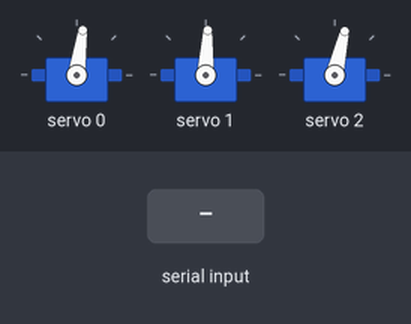
Bench run of a sketch on a simulated Arduino Uno, built with avr-gcc and run on an emulated ATmega328P. Shown: 3 × servo. The inputs (shaded band) are chosen by the test bench.

Above: at 1.2 s.
1.3 s: "90 45\n" received over Serial
At 1.8 s:
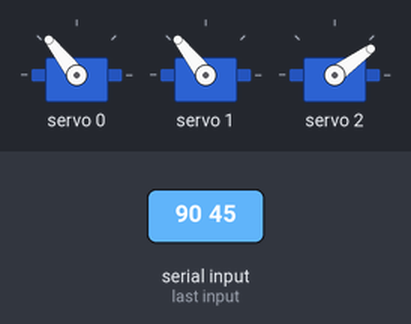
2.8 s: "a90\n" received over Serial
At 4.0 s:
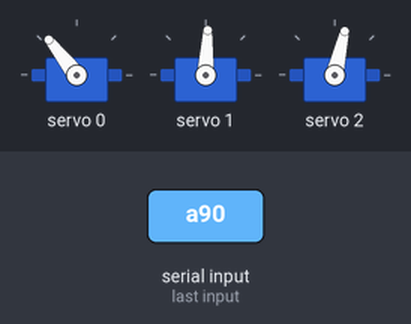
4.3 s: "a 45\n" received over Serial
At 5.2 s:
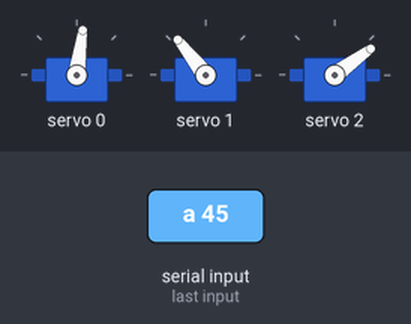
5.8 s: "30 150\n" received over Serial
At 6.4 s:
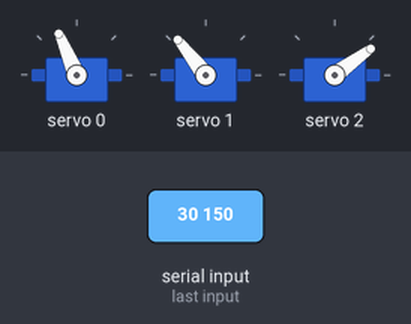
7.3 s: "90\n" received over Serial
At 8.5 s:
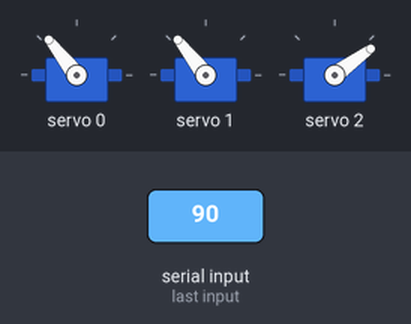
8.8 s: "a" received over Serial
At 9.7 s:
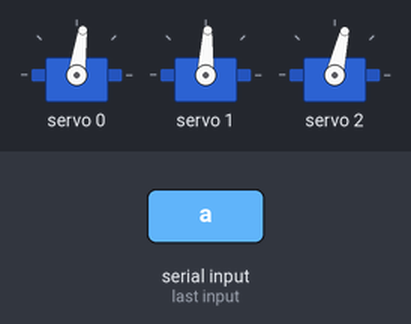
Timing chart, 0 to 11.3 s (numbered marks = the images above; inputs shaded):
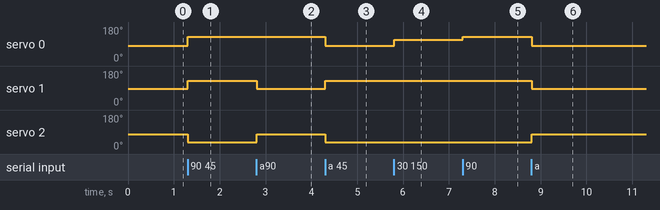

Measured:
- after the input at 1.3 s, servo 0: 82° → 128° at once; servo 1: 87° → 128° at once; servo 2: 77° → 36° at once
- after the input at 2.8 s, servo 1: 128° → 87° at once; servo 2: 36° → 77° at once
- after the input at 4.3 s, servo 0: 128° → 82° at once; servo 1: 87° → 128° at once; servo 2: 77° → 36° at once
- after the input at 5.8 s, servo 0: 82° → 113° at once
- after the input at 7.3 s, servo 0: 113° → 128° at once
- after the input at 8.8 s, servo 0: 128° → 82° at once; servo 1: 128° → 87° at once; servo 2: 36° → 77° at once

The sketch:

RoboDogUMBC.ino
```cpp
#include <PID_v1.h>

#include "Adafruit_PWMServoDriver.h"

// called this way, it uses the default address 0x40
Adafruit_PWMServoDriver pwm = Adafruit_PWMServoDriver();
// you can also call it with a different address you want
//Adafruit_PWMServoDriver pwm = Adafruit_PWMServoDriver(0x41);

// Depending on your servo make, the pulse width min and max may vary, you
// want these to be as small/large as possible without hitting the hard stop
// for max range. You'll have to tweak them as necessary to match the servos you
// have!
#define SERVOMIN  110 // this is the 'minimum' pulse length count (out of 4096)
#define SERVOMAX  575// this is the 'maximum' pulse length count (out of 4096) // 600
#define MINANGLE  45
#define MAXANGLE  135

// our servo # counter
uint8_t servonum = 0;


double hAngle ;
double hNewAngle ;
double hDisplacement ;             // displacement angle
double vAngle ;
double vNewAngle ;
double vDisplacement ;             // displacement angle
const int MaxChars = 4;
char hstrValue[MaxChars+1];
int hindex = 0;
char vstrValue[MaxChars+1];
int vindex = 0;
boolean stringComplete = false;  // whether the string is complete
char inputString[MaxChars+1];         // a String to hold incoming data
int turn ;                       // indicates whether hAngle or hDisplacement is being updated; 0 for horizontal, 1 for vertical

/////////////////////PID VARS
//Define Variables we'll be connecting to
double h_Setpoint, h_Input, h_Output, v_Setpoint, v_Input, v_Output;

//Specify the links and initial tuning parameters
PID h_PID(&hAngle, &h_Output, &hNewAngle, 2,5,0, P_ON_M, DIRECT);
PID v_PID(&vAngle, &v_Output, &vNewAngle, 2,5,0, P_ON_M, DIRECT);
//////////////////////

// convAngle converts a requested angle (0-180) and converts it into pulse length for the servo
unsigned int convAngle(int angle) {
  long long num ;
  num = 31*angle/12 + SERVOMIN ;        // simplified numbers to avoid int overflows
  return num ;
}

void reset() {
  hAngle = 90 ;
  hNewAngle = 90 ;
  vAngle = 95 ;
  vNewAngle = 95 ;
  //Serial.println(itoa(hAngle,inputString,10));
  pwm.setPWM(0,0,convAngle(hAngle)) ;
  pwm.setPWM(1,0,convAngle(vAngle)) ;
  pwm.setPWM(2,0,convAngle(180 - vAngle)) ;
  int turn = 0 ;
}

void setup() {
  Serial.begin(9600);       // activate serial communication at 9600 baud
  //Serial.println("16 channel Servo test!");

  pwm.begin();

  pwm.setPWMFreq(60);  // Analog servos run at ~60 Hz updates

  /*hAngle = 90 ;
  vAngle = 95 ;
  Serial.println(itoa(hAngle,inputString,10));
  pwm.setPWM(0,0,convAngle(hAngle)) ;
  pwm.setPWM(1,0,convAngle(vAngle)) ;
  pwm.setPWM(2,0,convAngle(180 - vAngle)) ;
  int turn = 0 ;*/

  /////////////////////////PID
  //initialize the variables we're linked to
  reset() ;

  //turn the PID on
  h_PID.SetMode(AUTOMATIC);
  v_PID.SetMode(AUTOMATIC);

  h_PID.SetOutputLimits(-255, 255) ;    // specify min and max of PID output
  v_PID.SetOutputLimits(-255, 255) ;
  /////////////////////////////

  yield();
}

// you can use this function if you'd like to set the pulse length in seconds
// e.g. setServoPulse(0, 0.001) is a ~1 millisecond pulse width. its not precise!
void setServoPulse(uint8_t n, double pulse) {
  double pulselength;

  pulselength = 1000000;   // 1,000,000 us per second
  pulselength /= 60;   // 60 Hz
  //Serial.print(pulselength); Serial.println(" us per period");
  pulselength /= 4096;  // 12 bits of resolution
  //Serial.print(pulselength); Serial.println(" us per bit");
  pulse *= 1000;
  pulse /= pulselength;
  //Serial.println(pulse);
  pwm.setPWM(n, 0, pulse);
}

void loop() {
  /*// Drive each servo one at a time
  Serial.println(servonum);

  pwm.setPWM(0, 0, SERVOMAX);

  delay(500);

  pwm.setPWM(0, 0, SERVOMIN);

  delay(500);

  servonum ++;
  if (servonum > 7) servonum = 0;
  */
  // Detect serial input changes and send them to the servo
  while(Serial.available())
   {
      char ch = Serial.read();
      //Serial.write(ch);
      if(hindex < MaxChars && turn == 0 && (isDigit(ch) || (hindex == 0 && ch == '-'))) {
            hstrValue[hindex++] = ch;
      }
      else if (ch == ' ') {               // space separates h and v vals
        turn = 1 ;
      }
      else if(ch == 'a') {                // reset to start position
        reset() ;
      }
      else if(vindex < MaxChars && turn == 1 && (isDigit(ch) || vindex == 0 && ch == '-')) {
            vstrValue[vindex++] = ch;
      }
      else {
            hstrValue[hindex] = '\0';
            vstrValue[vindex] = '\0';
            //Serial.println(itoa(convAngle(atoi(hstrValue)),inputString,10));
            hDisplacement = atoi(hstrValue);
            vDisplacement = atoi(vstrValue);

            // Set Horizontal Angle
            if(hAngle + hDisplacement >= MINANGLE && hAngle + hDisplacement <= MAXANGLE){
                   hNewAngle = hAngle + hDisplacement ;
            }
            else if(hAngle + hDisplacement < MINANGLE){
                   hNewAngle = MINANGLE ;
            }
            else if(hAngle + hDisplacement > MAXANGLE) {
                   hNewAngle = MAXANGLE ;
            }

            if(vAngle + vDisplacement >= MINANGLE && vAngle + vDisplacement <= MAXANGLE){
                   vNewAngle = vAngle + vDisplacement ;
            }
            else if(vAngle + vDisplacement < MINANGLE) {
                   vNewAngle = MINANGLE ;
            }
            else if(vAngle + vDisplacement > MAXANGLE) {
                   vNewAngle = MAXANGLE ;
            }

            //Serial.println(hNewAngle);
            //Serial.println(vNewAngle);

            /*h_PID.Compute();
            v_PID.Compute();
            Serial.println(h_Output);
            Serial.println(v_Output);
            Serial.println("-");

            pwm.setPWM(0,0,convAngle(hAngle + h_Output)) ;
            pwm.setPWM(1,0,convAngle(vAngle + v_Output)) ;
            pwm.setPWM(2,0,convAngle(180 - (vAngle + v_Output))) ;
            hAngle = hAngle + h_Output ;
            vAngle = vAngle + v_Output ;
            */
            hAngle = hNewAngle ;
            vAngle = vNewAngle ;
                    // pin num., idk, angle
            pwm.setPWM(0,0,convAngle(hAngle)) ;
            pwm.setPWM(1,0,convAngle(vAngle)) ;
            pwm.setPWM(2,0,convAngle(180 - (vAngle))) ;
            stringComplete = true ;

            vindex = 0;
            hindex = 0;
            turn = 0 ;
      }
   }

  // print the string when a newline arrives:
  //if (stringComplete) {
  //  Serial.println(itoa(hAngle,inputString,10));
  //  Serial.println(itoa(vAngle,inputString,10));
  //  stringComplete = false;
  //}
}
```
